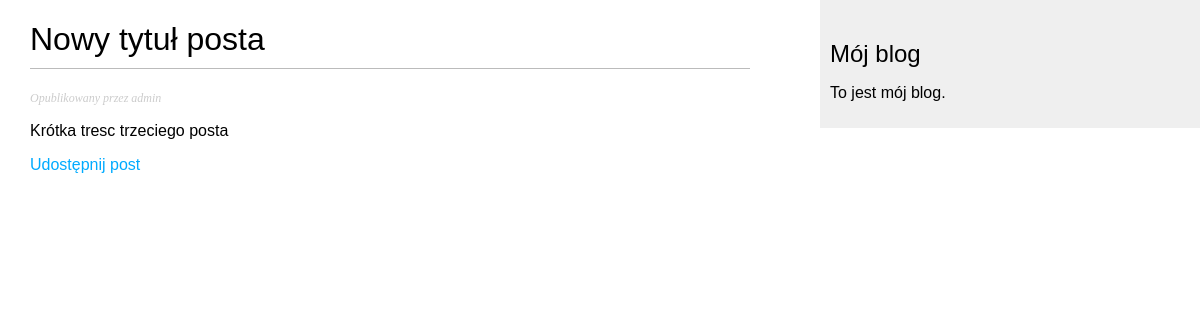
The page /blog/2021/09/29/trzeci-post/ on the database as committed earlier.
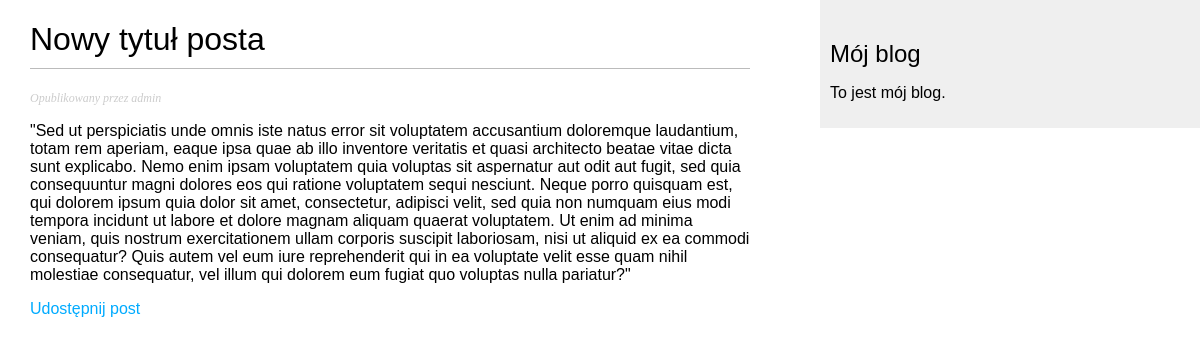
The same page on the database as committed later.
### blog/models.py (models this page shows, shortened)
class Post(models.Model):
    STATUS_CHOICES = (
        ('draft', 'Draft'),
        ('published', 'Published'),
    )
    title = models.CharField(max_length=250)  # Post title
    slug = models.SlugField(max_length=250, unique_for_date='publish')  # To use in URL. Short label for SEO
    author = models.ForeignKey(User,
                               on_delete=models.CASCADE,
                               related_name='blog_posts')  # Based on User from Django, connects User with posts
    body = models.TextField()
    publish = models.DateTimeField(default=timezone.now)
    created = models.DateTimeField(auto_now_add=True)
    status = models.CharField(max_length=10,
                              choices=STATUS_CHOICES,
                              default='draft')
    class Meta:
        ordering = ('-publish',)
    objects = models.Manager()
    published = PublishedManager()

### blog/views.py (the view)
def post_detail(request, year, month, day, post):
    post = get_object_or_404(Post, slug=post,
                             status='published',
                             publish__year=year,
                             publish__month=month,
                             publish__day=day)
    comments = post.comments.filter(active=True)
    if request.method == 'POST':
        comment_form = CommentForm(data=request.POST)
        if comment_form.is_valid():
            new_comment = comment_form.save(commit=False)
            new_comment.post = post
            new_comment.save()
    else:
        comment_form = CommentForm()
    return render(request, 'blog/post/detail.html', {'post': post,
                                                     'comments': comments,
                                                     'comment_form': comment_form})

### blog/templates/blog/post/detail.html (shortened to what this page needs)
{% extends "blog/base.html" %}
{% block content %}
<h1>{{ post.title }}</h1>
<p class="date">
    Opublikowany {{ post.date }} przez {{ post.author }}
</p>
{{ post.body|linebreaks }}
<p>
    <a href="{% url "blog:post_share" post.id %}">
    Udostępnij post</a>
</p>
{% endblock %}

Rows that differ between the two databases and show on the page:
changed Post "Nowy tytuł posta": body "Krótka tresc trzeciego posta" → "\"Sed ut perspiciatis unde omnis iste natus error sit voluptatem accusantium doloremque laudantium, totam rem aperiam, eaque ipsa quae ab illo inventore veritatis et quasi architecto beatae vitae dicta sunt explicabo. Nemo enim ipsam voluptatem quia voluptas sit aspernatur aut odit aut fugit, sed quia consequuntur magni dolores eos qui ratione voluptatem sequi nesciunt. Neque porro quisquam est, qui dolorem ipsum quia dolor sit amet, consectetur, adipisci velit, sed quia non numquam eius modi tempora incidunt ut labore et dolore magnam aliquam quaerat voluptatem. Ut enim ad minima veniam, quis nostrum exercitationem ullam corporis suscipit laboriosam, nisi ut aliquid ex ea commodi…"
